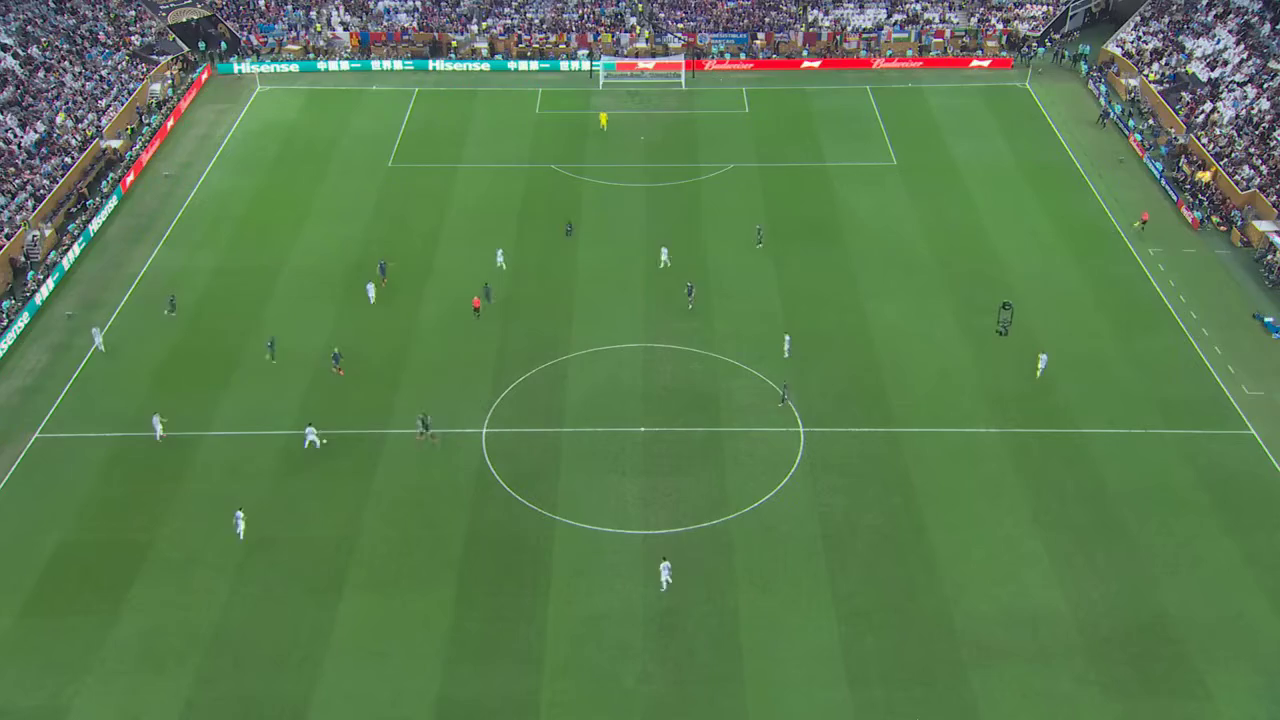
#> input picture src/img/frame.png, 1280 x 720 px
$ python roi_frame.py
#> lines starting #> are read from the running program, lines starting #| are printed output that depends on the picture; after the words box and inside, x2 and y2 are one past the last pixel; in counts of white or black regions, pixels touching at a corner belong together
import cv2
import numpy as np

IMAGE = 'img/frame.png'
frame = cv2.imread(IMAGE)
#> frame is the input picture: shape (720, 1280, 3); mean B, G, R 79, 124.5, 89.6

#roi = cv2.selectROI("Select ROI", cv2.imread(IMAGE), fromCenter=False, showCrosshair=True)
x, y, w, h = (198, 91, 870, 573)

cv2.rectangle(frame, (x, y), (x + w, y + h), (0, 255, 0), 2)
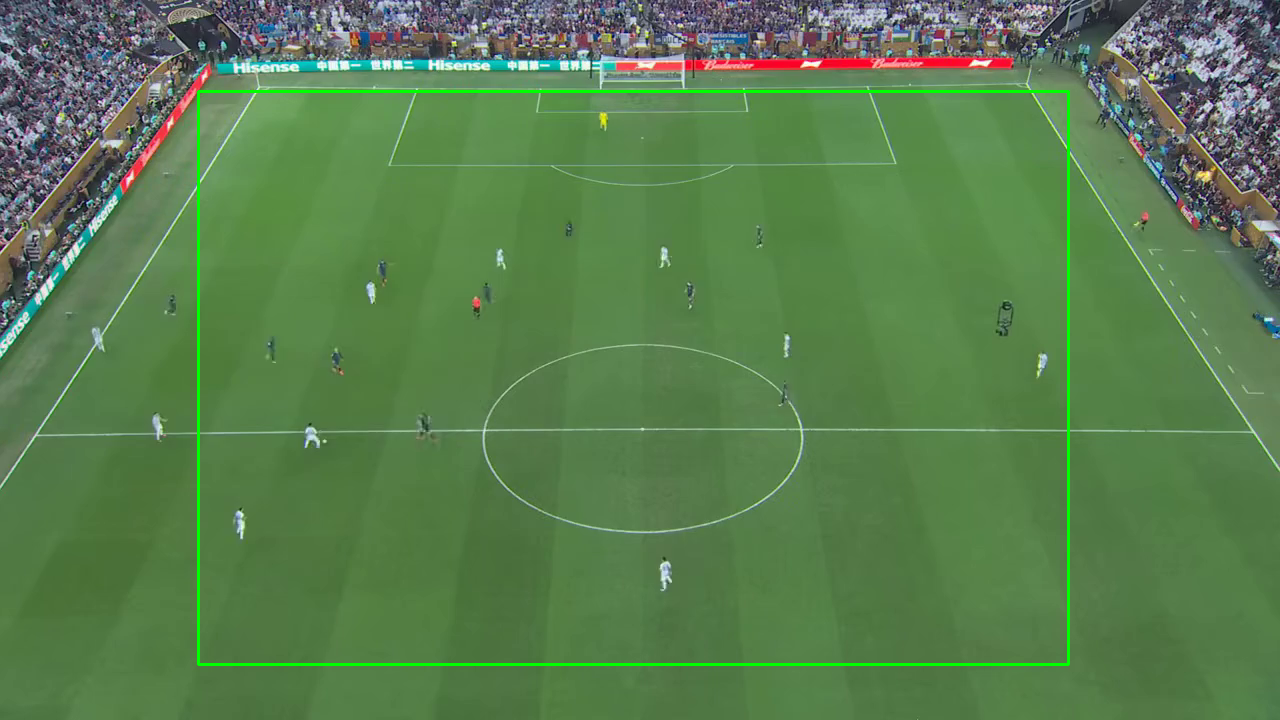
#> frame: shape (720, 1280, 3); 0.94% of pixels changed, all inside (x1, y1, x2, y2) = (197, 90, 1070, 666)
cv2.imwrite('img/frame_roi.png', frame)

# mask
mask = np.zeros_like(frame[:, :, 0])  # Criar máscara do tamanho do quadro em tons de cinza
mask[y:y+h, x:x+w] = 255

# turn grey, create the mask and detect
gray = cv2.cvtColor(frame, cv2.COLOR_BGR2GRAY)
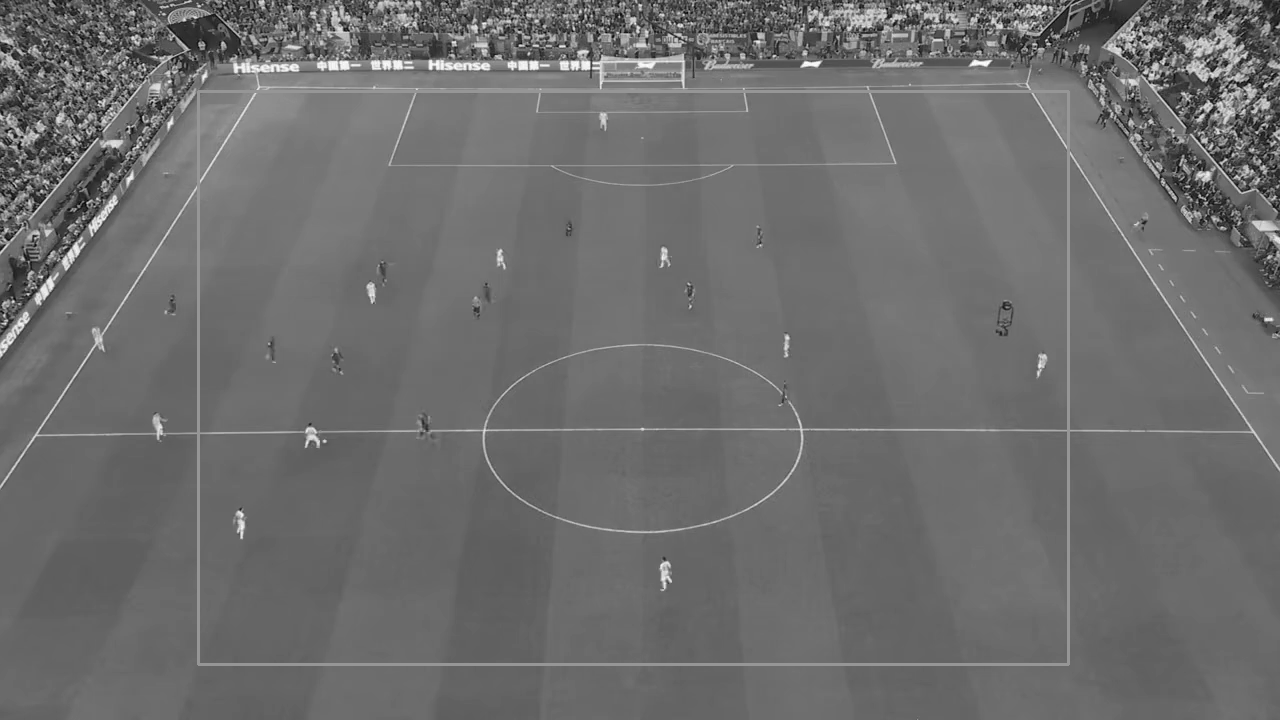
#> gray: shape (720, 1280); min 0, max 254, mean 109.2
points = cv2.goodFeaturesToTrack(gray, mask=mask, maxCorners=100, qualityLevel=0.5, minDistance=7, blockSize=7)
#> points = 15 rows, first 8: [323, 441], [240, 513], [668, 563], [668, 581], [311, 442], [486, 430], [664, 249], [803, 430]

for point in points:
    x, y = point.ravel()
    cv2.circle(frame, (int(x), int(y)), 5, (0, 0, 255), -1)
#> this loop made 15 passes
#> (x, y) on passes 1 to 12: (323, 441), (240, 513), (668, 563), (668, 581), (311, 442), (486, 430), (664, 249), (803, 430), (1040, 368), (663, 588), (787, 336), (371, 284)
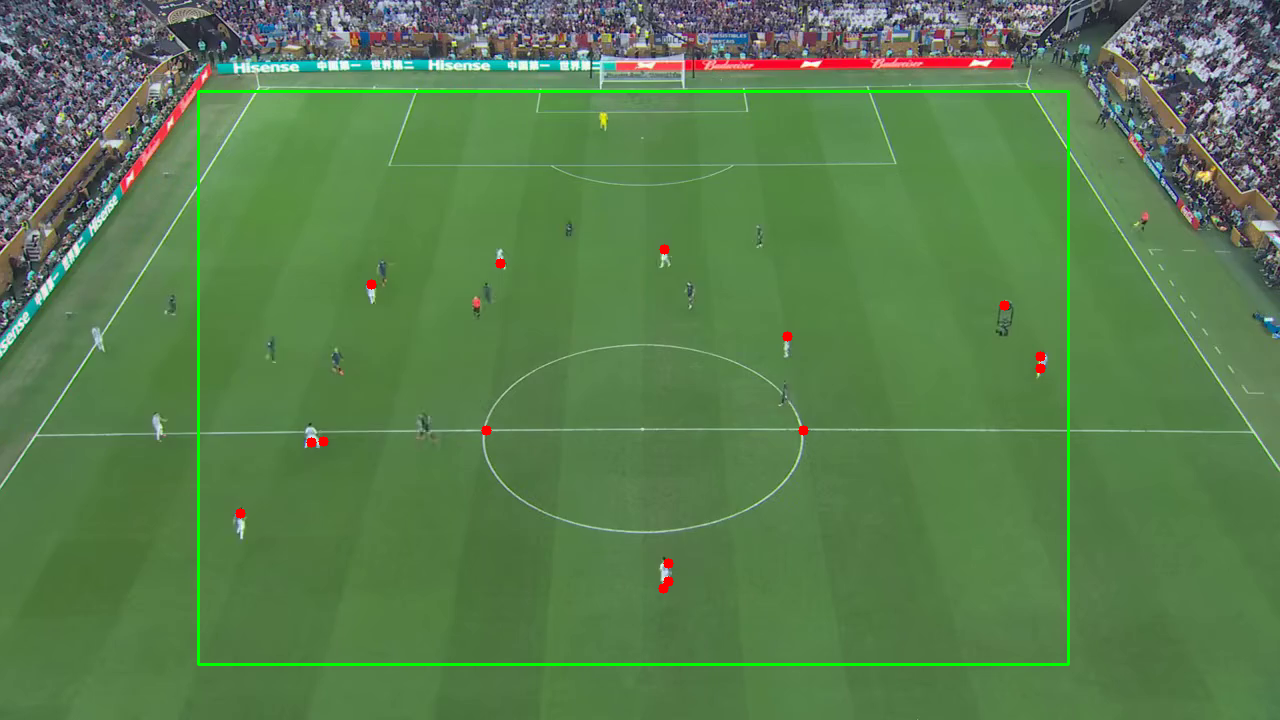
#> frame: shape (720, 1280, 3); 0.13% of pixels changed, all inside (x1, y1, x2, y2) = (235, 244, 1046, 594)

cv2.imwrite('img/frame_points.png', frame)
